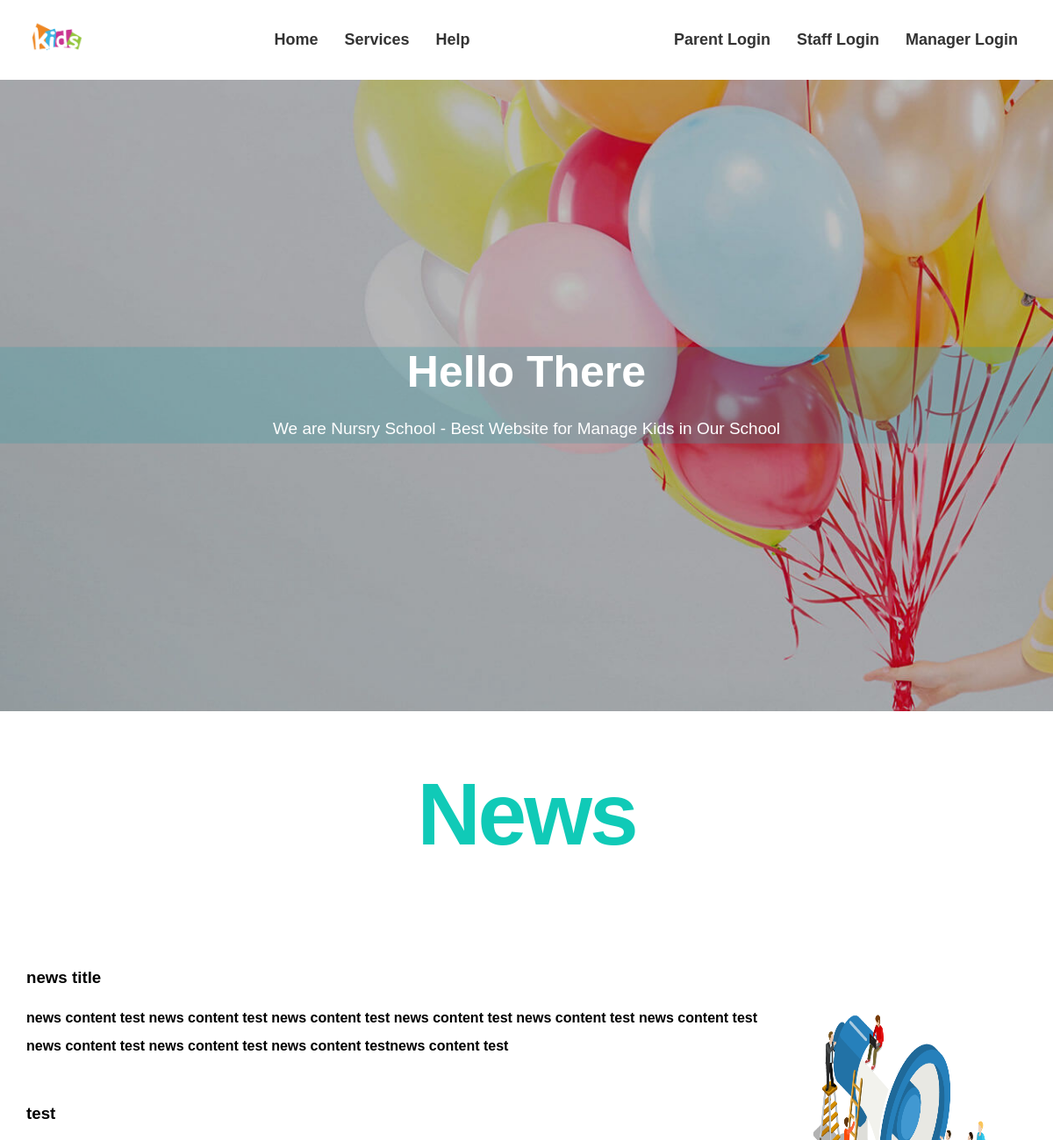
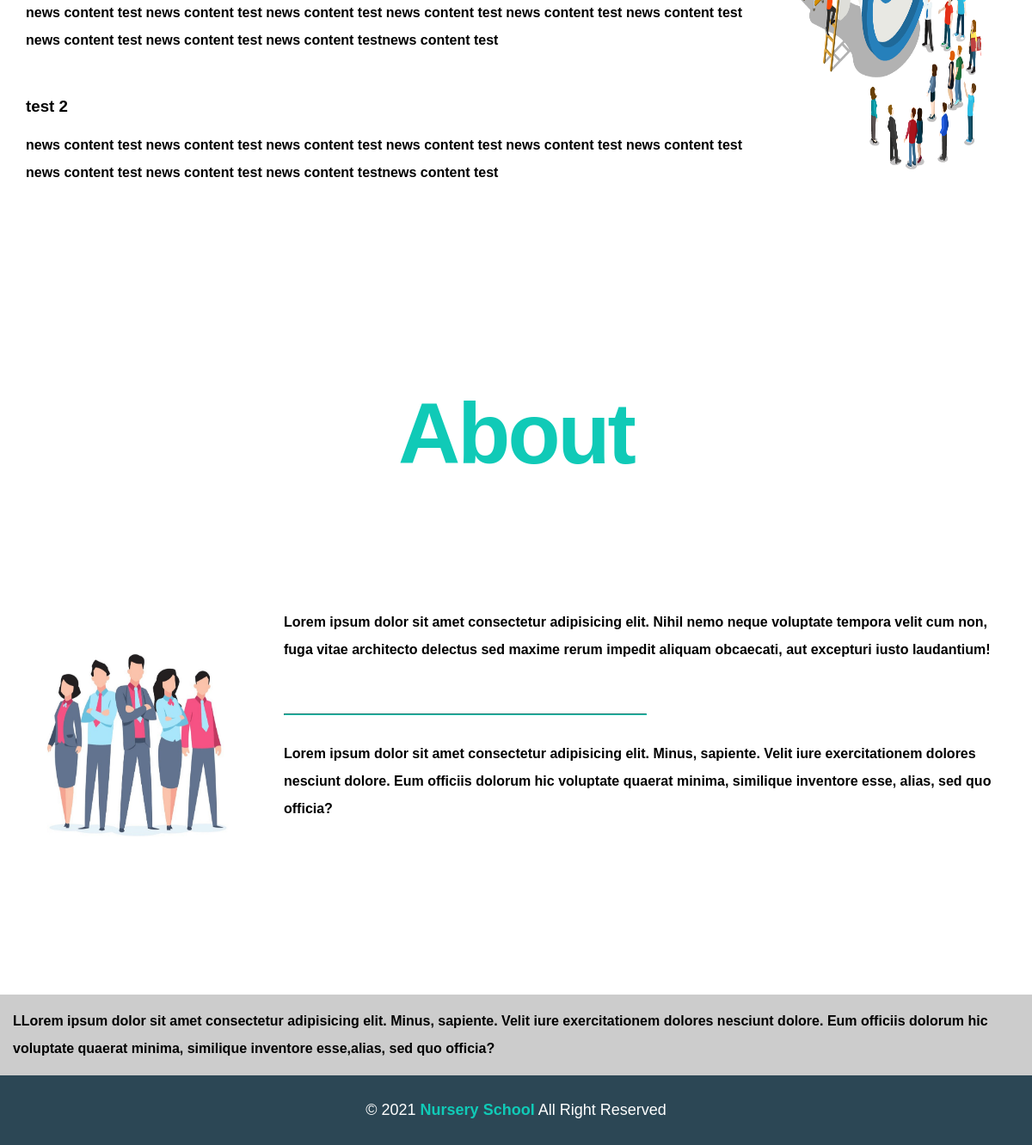
The page / on the database its author committed (2 pictures, top to bottom).
### tables this page shows
CREATE TABLE `news` (
  `id` int(11) NOT NULL,
  `title` text NOT NULL,
  `content` text NOT NULL
);

### init.php (called while the page is built, shortened)
<?php
$cont = "controllers/";
$css = "assets/css/";
$imgs = "assets/images/";
$app   = '';

### layout/functions/functions.php (called while the page is built, shortened)
<?php
include_once('connect.php');
function selectAll($select,$table,$where = null , $order = null ) {
    global $con;
    try {
        $statment = $con->prepare("SELECT $select FROM $table $where $order");
        $statment->execute();
    } catch (PDOException $e){
        echo $e;
    }
    $rows = $statment->fetchAll(PDO::FETCH_ASSOC);
    return $rows;
}

### index.php (the view, shortened to what this page needs)
<?php
    include('init.php');
    $activites = true;
    include($tmp.'header.php');
    include_once('layout/functions/functions.php');
    $news=selectAll('*','news');
?>
    <div class="landing">
        <div class="intro-text">
        <h1>Hello There</h1>
        <p>We are Nursry School - Best Website for Manage Kids in Our School</p>
        </div>
    </div>
    <?php if(isset($news)) { ?>
    <div class="section" id="">
        <div class="container">
        <h2 class="special-heading">News</h2>
        <div class="section-content">
            <div class="text">
                <?php foreach ($news as $n) {  ?>
                <div>
                    <h3><?php echo $n['title'] ?></h3>
                    <p>
                    <?php echo nl2br($n['content']) ?>
                    </p>
                </div>
                <?php }?>
            </div>
            <div class="image" >
                <img src="<?php echo $imgs?>events.png" alt="Events Photo" />
            </div>
        </div>
        </div>
    </div>
    <?php }?>
    <div class="section" id="about">
        <div class="container">
        <h2 class="special-heading">About</h2>
        <div class="section-content">
            <div class="image">
                <img src="<?php echo $imgs?>about.jpg" alt="About photo" />
            </div>
            <div class="text">
            <p>
                Lorem ipsum dolor sit amet consectetur adipisicing elit. Nihil nemo neque voluptate tempora velit cum non,
                fuga vitae architecto delectus sed maxime rerum impedit aliquam obcaecati, aut excepturi iusto laudantium!
            </p>
            <hr />
            <p>
                Lorem ipsum dolor sit amet consectetur adipisicing elit. Minus, sapiente. Velit iure exercitationem
                dolores nesciunt dolore. Eum officiis dolorum hic voluptate quaerat minima, similique inventore esse,
                alias, sed quo officia?
            </p>
            </div>
        </div>
        </div>
    </div>
<?php
    include($tmp.'footer.php');

### layout/template/header.php (shortened to what this page needs)
<!DOCTYPE html>
<html>
	<head>
		<link rel="stylesheet" href="<?php echo $css?>normalize.css" />
    	<link rel="stylesheet" href="<?php echo $css?>style.css" />
    </head>
	<body>
	<div class="header">
      <div class="container">
        <img class="logo" src="<?php echo $imgs.'logo.png' ?>" alt="logo photo" />
        <div class="links">
          <ul>
            <li><a href="<?php echo $app?>index.php">Home</a></li>
            <li><a href="<?php echo $cont.'HomeController.php?method=showServices'?>">Services</a></li>
            <li><a href="<?php echo $cont.'HomeController.php?method=showHelp'?>">Help</a></li>
          </ul>
        </div>
        <div class="links">
		  <?php if(!isset($_SESSION['username'])) { ?>
          <ul>
            <li><a href="<?php echo $cont.'ParentController.php?method=showLogin'?>">Parent Login</a></li>
            <li><a href="<?php echo $cont.'StaffController.php?method=showLogin'?>">Staff Login</a></li>
            <li><a href="<?php echo $cont.'ManagerController.php?method=showLogin'?>">Manager Login</a></li>
          </ul>
		  <?php } ?>
      </div>
      </div>
    </div>

### layout/template/footer.php (shortened to what this page needs)
        <?php if(isset($activites)) { ?>
        <div class="section" id="activites">
          <div class="container">
            <div class="section-content">
              <div class="text">
                <p>LLorem ipsum dolor sit amet consectetur adipisicing elit. Minus, sapiente. Velit iure exercitationem dolores nesciunt dolore. Eum officiis dolorum hic voluptate quaerat minima, similique inventore esse,alias, sed quo officia?</p>
              </div>
            </div>
          </div>
        </div>
        <?php } ?>
        <div class="footer">&copy; 2021 <span>Nursery School</span> All Right Reserved</div>
    </body>
</html>

### assets/css/style.css (style rules this page uses)
:root { --main-color: #10cab7; --secondary-color: #2c4755; --section-padding: 60px; --section-background: #f6f6f6; --main-duration: 0.5s; }
* { -webkit-box-sizing: border-box; -moz-box-sizing: border-box; box-sizing: border-box; }
html { scroll-behavior: smooth; }
body { font-family: "Work Sans", sans-serif; }
.container { padding-left: 15px; padding-right: 15px; margin-left: auto; margin-right: auto; }
.image { display: flex;height:auto }
@media (min-width: 768px) { .container { width: 750px; } }
@media (min-width: 992px) { .container { width: 970px; } }
@media (min-width: 1200px) { .container { width: 1170px; } }
.special-heading { color: var(--main-color); font-size: 100px; text-align: center; font-weight: 800; letter-spacing: -3px; margin: 0; }
.header { position: relative; padding: 20px; box-shadow: 0px 0px 15px grey; }
.header .container { display: flex; justify-content: space-between; align-items: center; }
.header .logo { width: 60px; }
.header .links { position: relative; font-size: 18px; font-weight: bold; }
.header .links ul { list-style: none; margin: 0; padding: 0; min-width: 200px; display: flex; z-index: 1; }
.header .links ul li a { display: block; padding: 15px; text-decoration: none; color: #333; transition: var(--main-duration); }
.landing { background-image: url(../images/landing.jpg); background-size: cover; height: 90vh; position: relative; }
.landing .intro-text { background: #309ca74a; text-align: center; position: relative; top: 50%; transform: translateY(-50%); color: white; }
.landing .intro-text h1 { margin: 0; font-weight: bold; font-size: 50px; color: white }
.landing .intro-text p { font-size: 19px; line-height: 1.8; }
.section { padding-top: var(--section-padding); padding-bottom: calc(var(--section-padding) + 60px); }
.section .section-content { margin-top: 100px; display: flex; flex-wrap: wrap; justify-content: space-between; align-items: center; }
.section .section-content .image { position: relative; width: 250px; height: 375px; }
.section .section-content .image img { max-width: 100%; }
.section .section-content .text { flex-basis: calc(100% - 300px); }
.section .section-content .text p { font-weight: bold; line-height: 2; margin-bottom: 50px; }
.section .section-content .text hr { width: 50%; display: inline-block; border-color: var(--main-color); }
#activites { padding: 0; }
#activites .container { margin: 0; width: 100%;padding: 0; }
#activites .section-content { display: block; overflow: hidden; background: #ccc; margin-top: 0; }
#activites .text { width: 300vw; display: flex; animation-name: for-activites; animation-duration: 30s; animation-timing-function: linear; animation-iteration-count: infinite; }
#activites .text p { margin: 0; padding: 15px; width: 100vw; box-sizing: border-box; white-space: break-spaces; }
.footer { background-color: var(--secondary-color); color: white; padding: 30px 10px; text-align: center; font-size: 18px; }
.footer span { font-weight: bold; color: var(--main-color); }

### rows shown on the page
news: title "news title", content "news content test news content test news content test news content test news content test news content test news content test news content test news content testnews content test"
news: title "test", content "news content test news content test news content test news content test news content test news content test news content test news content test news content testnews content test"
news: title "test 2", content "news content test news content test news content test news content test news content test news content test news content test news content test news content testnews content test"
